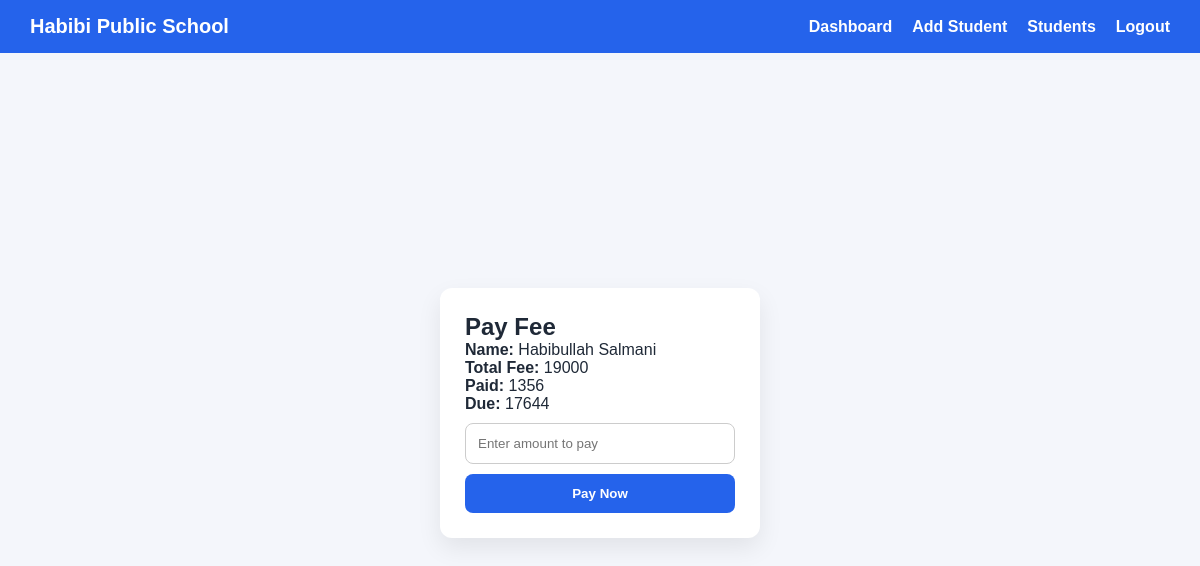
Page /pay-fee/2 (signed in) on the earlier database version.
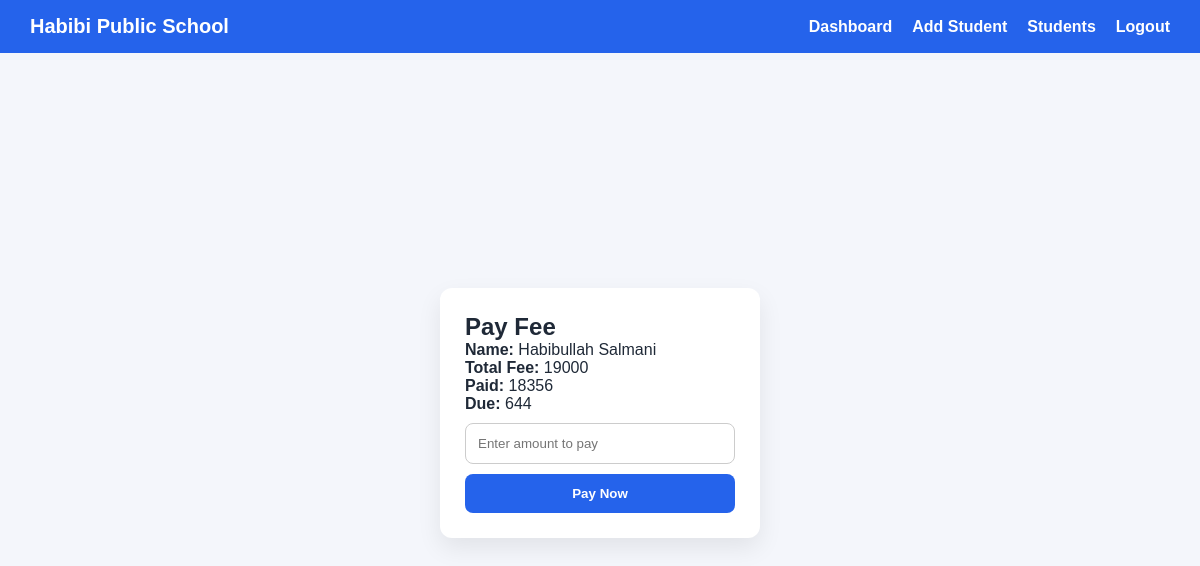
Same page on the later database version.
### tables this page shows
CREATE TABLE students (
            id INTEGER PRIMARY KEY AUTOINCREMENT,
            name TEXT,
            roll TEXT,
            class_name TEXT,
            phone TEXT,
            total_fee INTEGER,
            paid_fee INTEGER
        );

### app.py (the view, shortened to what this page needs)
@app.route("/pay-fee/<int:id>", methods=["GET","POST"])
@login_required
def pay_fee(id):
    conn = get_db()
    student = conn.execute(
        "SELECT * FROM students WHERE id=?",
        (id,)
    ).fetchone()
    if not student:
        conn.close()
        return redirect(url_for("students"))
    error = None
    remaining = student["total_fee"] - student["paid_fee"]
    conn.close()
    return render_template(
        "pay_fee.html",
        student=student,
        remaining=remaining,
        error=error
    )

### app.py (called while the page is built)
def get_db():
    conn = sqlite3.connect("database.db")
    conn.row_factory = sqlite3.Row
    return conn

def login_required(f):
    @wraps(f)
    def decorated(*args, **kwargs):
        if "admin" not in session:
            return redirect(url_for("login"))
        return f(*args, **kwargs)
    return decorated

### templates/pay_fee.html (shortened to what this page needs)
<!DOCTYPE html>
<html>
<head>
  <link rel="stylesheet" href="/static/style.css">
</head>
<body>
{% include "navbar.html" %}
<div class="center">
  <div class="card">
    <h2>Pay Fee</h2>
    <p><b>Name:</b> {{ student.name }}</p>
    <p><b>Total Fee:</b> {{ student.total_fee }}</p>
    <p><b>Paid:</b> {{ student.paid_fee }}</p>
    <p><b>Due:</b> {{ student.total_fee - student.paid_fee }}</p>
    <form method="POST">
      <input type="number" name="amount"
             placeholder="Enter amount to pay"
             max="{{ student.total_fee - student.paid_fee }}"
             required>
      <button type="submit">Pay Now</button>
    </form>
  </div>
</div>
</body>
</html>

Differences in the rows shown:
changed students "Habibullah Salmani": paid_fee "1356" → "18356"; student.total_fee-student.paid_fee "17644" → "644"
